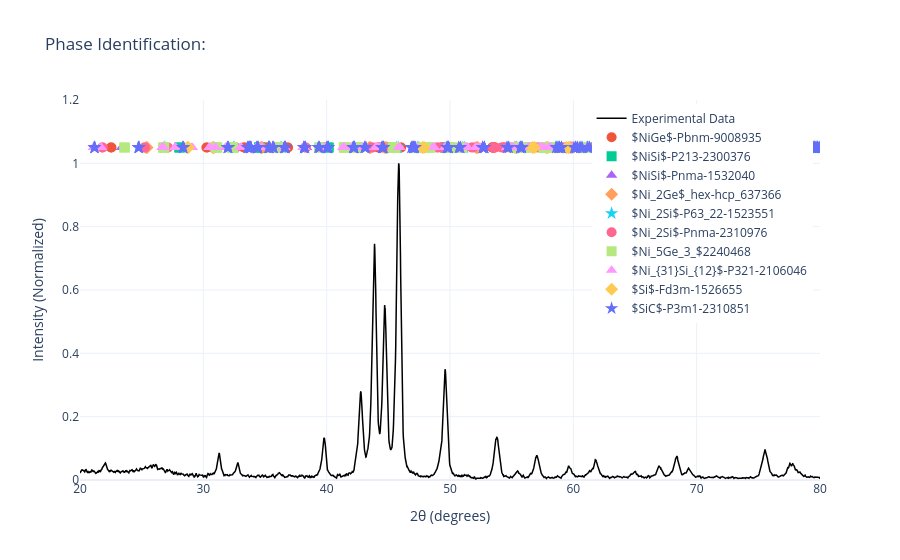

The notebook cell this image was saved under:
### Code cell
import plotly.graph_objects as go
fig = go.Figure()

# 1. Plot the Experimental Data (the black line)
fig.add_trace(go.Scatter(
    x=processed_data['Angle'], 
    y=processed_data['intensity_norm'],
    mode='lines',
    name='Experimental Data',
    line=dict(color='black', width=1.5)
))

symbols = ['circle', 'square', 'triangle-up', 'diamond', 'star']

for i, (phase, ref) in enumerate(all_references.items()):
    # if ref['intensity'] > 5:
    # We plot these at a fixed height or relative to your data
    # Here, we plot them at y=1.05 (just above the normalized data)
    fig.add_trace(go.Scatter(
        x=ref['two_theta'],
        y=[1.05] * len(ref['two_theta']), # Align them in a row at the top
        mode='markers',
        name=phase,
        marker=dict(symbol=symbols[i % len(symbols)], size=10),
        hovertemplate=f"<b>{phase}</b><br>2θ: %{{x}}<br>Ref Intensity: %{{text}}%<extra></extra>",
        text=ref['intensity'] # Store relative intensity in hover text
    ))

# 3. Scientific Styling
fig.update_layout(
    yaxis_range=[0, 1.2],
    xaxis_range=[20, 80],
    title="Phase Identification:",
    xaxis_title="2θ (degrees)",
    yaxis_title="Intensity (Normalized)",
    template="plotly_white",
    hovermode="x unified",
    legend=dict(yanchor="top", y=0.99, xanchor="right", x=0.99)
)

fig.show()
